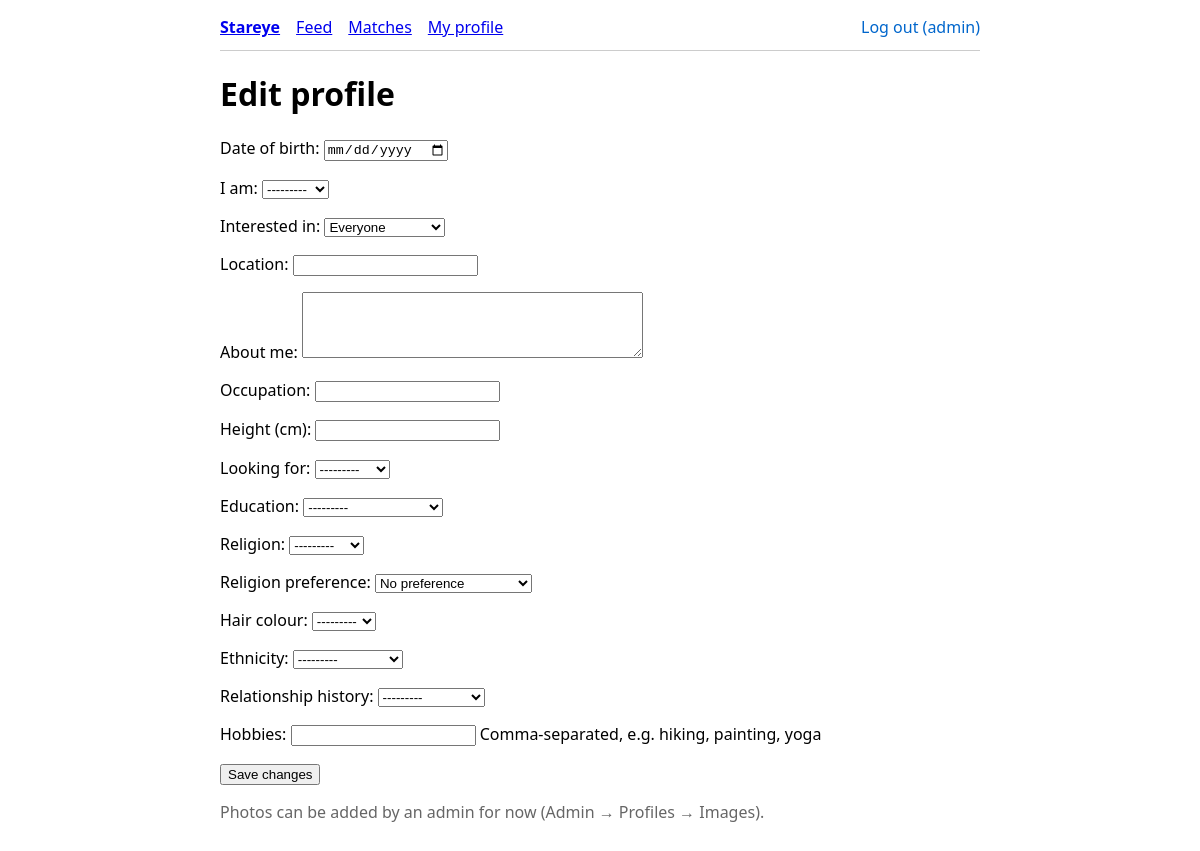
Page /profile/edit/ (signed in) on the committed database.
### date/models.py (models this page shows, shortened)
class UserProfile(models.Model):
    user = models.OneToOneField(User, primary_key=True, on_delete=models.CASCADE)
    user_birth_date = models.DateField(null=True, blank=True)
    user_bio = models.TextField(max_length=500, blank=True)
    user_location = models.CharField(max_length=100, blank=True)
    occupation = models.CharField(max_length=100, blank=True)
    religion = models.CharField(max_length=50, choices=religion_options, blank=True)
    religion_preference = models.CharField(
        max_length=20, choices=religion_preference_options, default='neutral'
    )
    height_cm = models.PositiveIntegerField(null=True, blank=True)
    preference = models.CharField(max_length=20, choices=preferences, null=True, blank=True)
    gender = models.CharField(max_length=1, choices=gender_options, null=True, blank=True)
    gender_preference = models.CharField(
        max_length=20, choices=gender_preference_options, default='everyone'
    )
    hair_color = models.CharField(max_length=30, choices=hair_color_options, null=True, blank=True)
    ethnicity = models.CharField(max_length=20, choices=ethnicity_options, null=True, blank=True)
    relationship_history = models.CharField(
        max_length=30, choices=relationship_history_options, null=True, blank=True
    )
    education = models.CharField(max_length=30, choices=education_options, null=True, blank=True)
    hobbies = models.JSONField(default=list, blank=True)
    hobbies_vec = models.JSONField(null=True, blank=True)
    religion_vec = models.JSONField(null=True, blank=True)
    education_vec = models.JSONField(null=True, blank=True)
    created_at = models.DateTimeField(auto_now_add=True)
    updated_at = models.DateTimeField(auto_now=True)

### date/views.py (the view)
# urls.py: path("profile/edit/", views.edit_profile, name="edit-profile"),
@login_required
def edit_profile(request):
    profile = services.get_profile(request.user)
    form = ProfileForm(request.POST or None, instance=profile)
    if request.method == "POST" and form.is_valid():
        form.save()
        messages.success(request, "Profile saved.")
        return redirect("profile-detail", profile_id=request.user.id)
    return render(request, "profile_edit.html", {"form": form, "profile": profile})

### date/services.py (called while the page is built)
def get_profile(user):
    return UserProfile.objects.get_or_create(user=user)[0]

### templates/profile_edit.html (shortened to what this page needs)
{% extends "base.html" %}
{% block content %}
<h1>Edit profile</h1>
<form method="post">
    {{ form.as_p }}
    <button type="submit">Save changes</button>
</form>
<p class="muted">Photos can be added by an admin for now (Admin &rarr; Profiles &rarr; Images).</p>
{% endblock %}

### templates/base.html (shortened to what this page needs)
<!DOCTYPE html>
<html lang="en">
<head>
</head>
<body>
<nav>
    <a href="{% url 'home' %}"><strong>Stareye</strong></a>
    {% if user.is_authenticated %}
        <a href="{% url 'feed' %}">Feed</a>
        <a href="{% url 'matches' %}">Matches</a>
        <a href="{% url 'my-profile' %}">My profile</a>
        <form method="post" action="{% url 'logout' %}">
            <button type="submit" class="link">Log out ({{ user.username }})</button>
        </form>
    {% else %}
        <span class="spacer"></span>
        <a href="{% url 'login' %}">Log in</a>
        <a href="{% url 'signup' %}">Sign up</a>
    {% endif %}
</nav>
{% block content %}{% endblock %}
</body>
</html>

### templates/base.html (style rules this page uses)
body { font-family: system-ui, sans-serif; max-width: 760px; margin: 0 auto; padding: 1rem; }
nav { display: flex; gap: 1rem; align-items: center; padding-bottom: .75rem; border-bottom: 1px solid #ccc; margin-bottom: 1rem; }
nav form { display: inline; margin: 0; }
button.link { background: none; border: 0; color: #06c; cursor: pointer; padding: 0; font: inherit; }
.muted { color: #666; }

### rows in the picture
UserProfile: gender "---------", gender_preference "Everyone", preference "---------", education "---------", religion "---------", religion_preference "No preference", hair_color "---------", ethnicity "---------", relationship_history "---------"

### other values in the picture
{{ user.username }} "admin"
